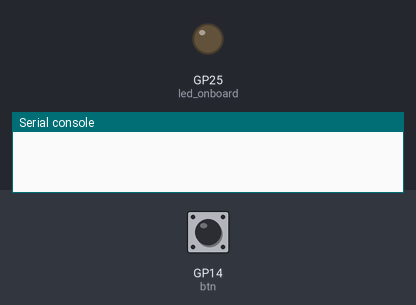
Bench run of a program on a simulated Raspberry Pi Pico running MicroPython. On the bench: output pins drawn as LEDs (lit = HIGH), the last lines printed to the serial console. Inputs (shaded band) come from the test bench; at power-on: GP14 (btn) LOW.

Above: at 1.2 s.
1.3 s: GP14 (btn) pulled HIGH for 0.15 s
At 2.1 s:
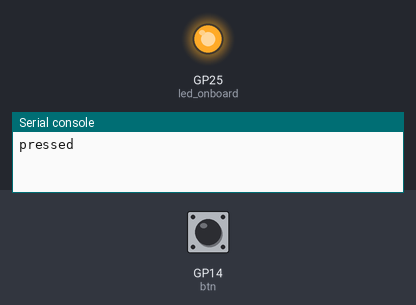
3.0 s: GP14 (btn) pulled HIGH for 1 s
At 4.6 s:
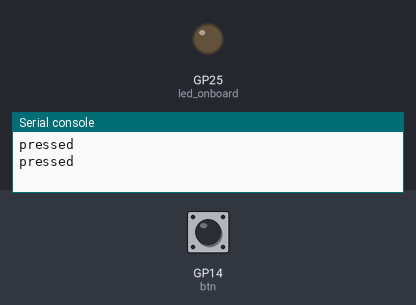
5.5 s: GP14 (btn) pulled HIGH for 3.2 s
At 6.5 s:
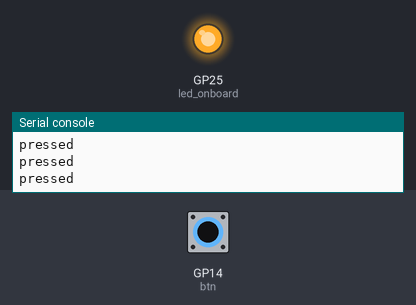
Timing chart, 0 to 8.5 s (numbered marks = the images above; inputs shaded):
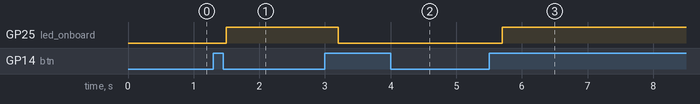

The program:

taster.py
```python
# Bibliotheken laden
from machine import Pin, Timer

# Initialisierung von GPIO25 als Ausgang
led_onboard = Pin(25, Pin.OUT, value=0)

# Initialisierung von GPIO14 als Eingang
btn = Pin(14, Pin.IN, Pin.PULL_DOWN)

# Taster-Funktion
def on_pressed(timer):
    led_onboard.toggle()
    print('pressed')

# Entprell-Funktion
def btn_debounce(pin):
    # Timer setzen (period in Millisekunden)
    Timer().init(mode=Timer.ONE_SHOT, period=200, callback=on_pressed)

# Taster-Auslösung
btn.irq(handler=btn_debounce, trigger=Pin.IRQ_RISING)
```

Measured:
- after the input at 1.3 s, GP25 (led_onboard): LOW → HIGH after 0.20 s
- after the input at 3.0 s, GP25 (led_onboard): HIGH → LOW after 0.20 s
- after the input at 5.5 s, GP25 (led_onboard): LOW → HIGH after 0.20 s
